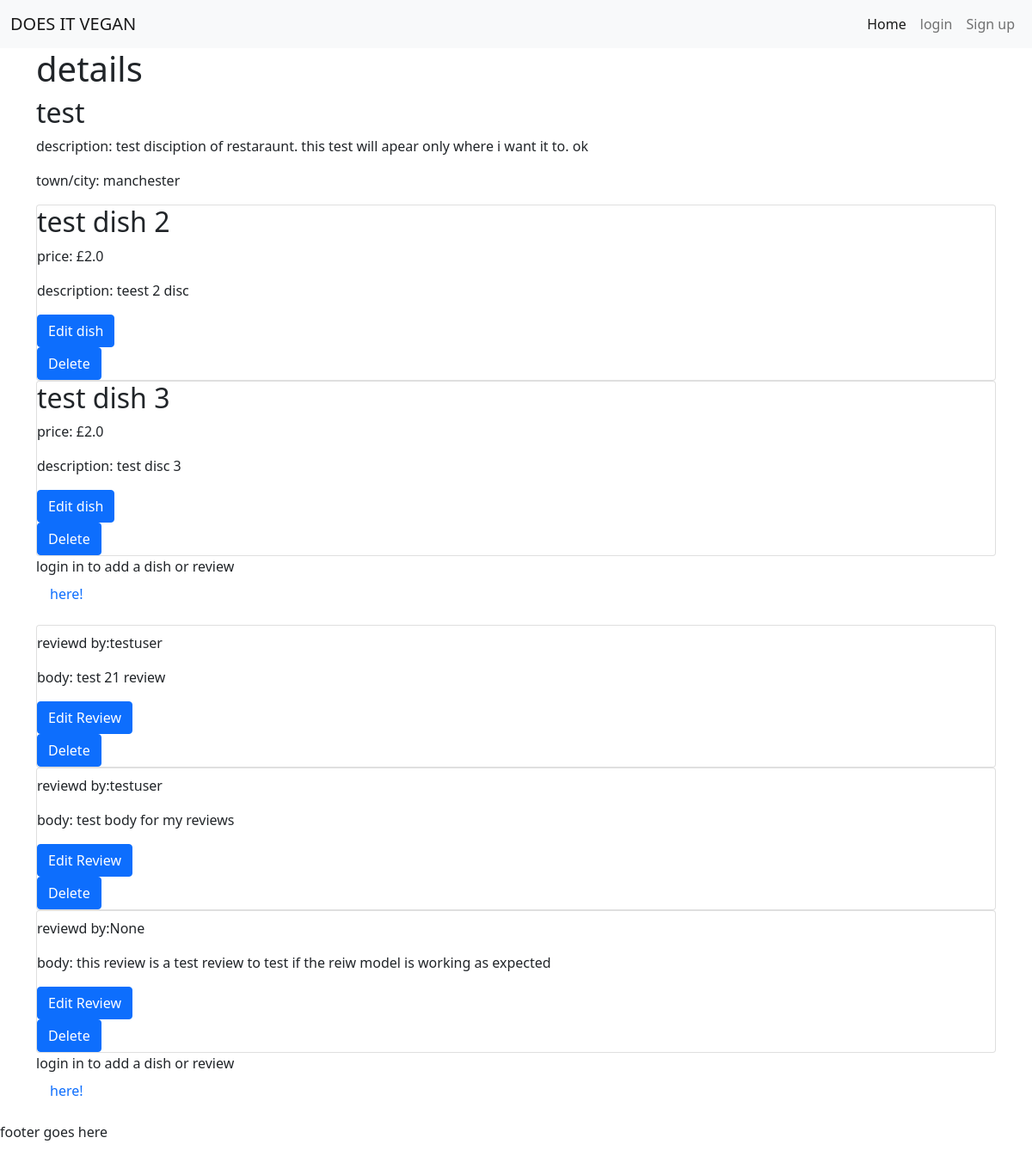
The app's page /restaurant_detail/1, older data.
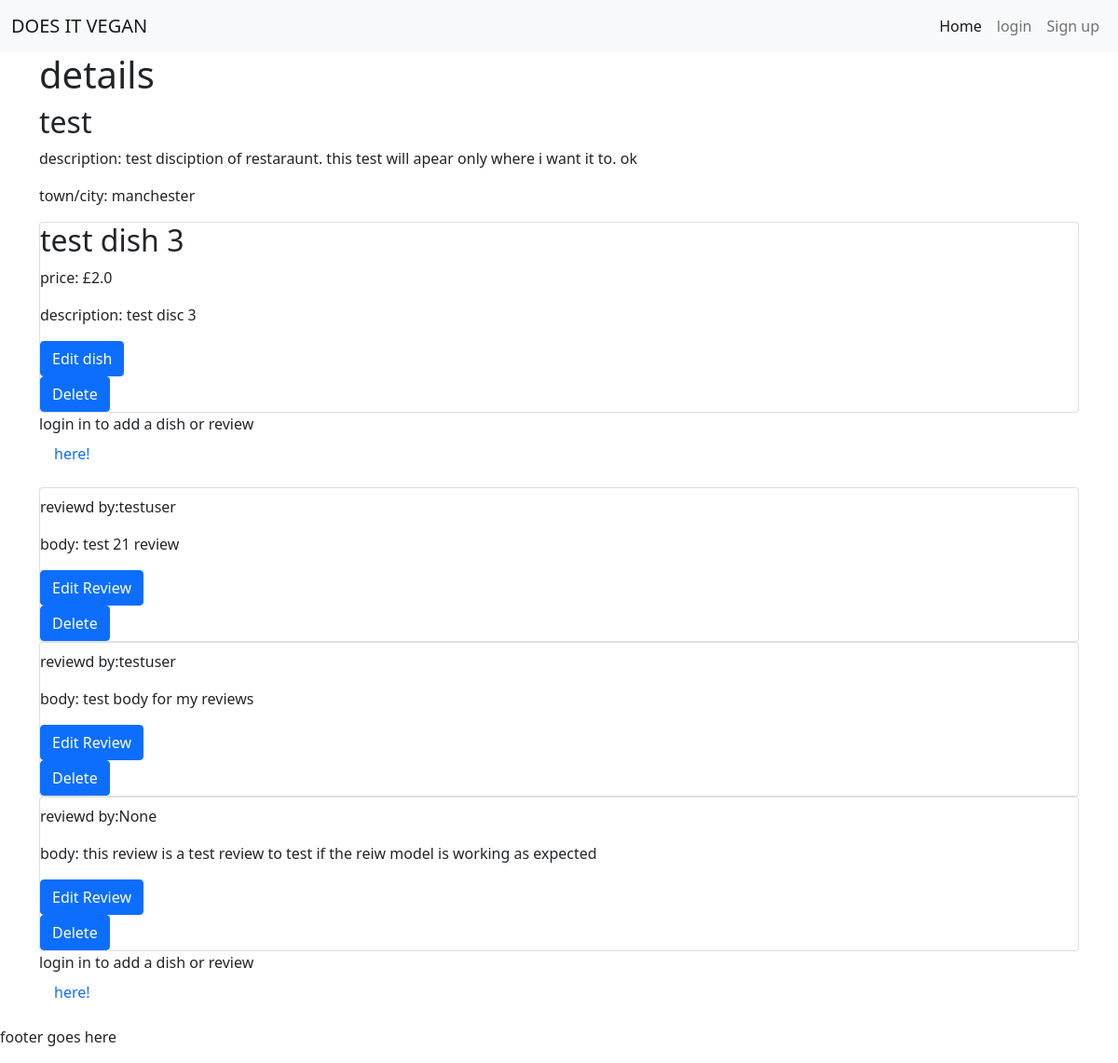
The same page, newer data.
### web_app/models.py (models this page shows, shortened)
class Restaurant(models.Model):
    name = models.CharField(max_length=100, unique=True)
    slug = models.SlugField(max_length=200, unique=True)
    added_by = models.ForeignKey(
        User, on_delete=models.CASCADE, related_name="restaurant_added")
    updated_on = models.DateField(auto_now=True)
    description = models.TextField()
    status = models.IntegerField(choices=STATUS, default=0)
    likes = models.ManyToManyField(
        User, related_name='restaurant_likes', blank=True)
    image = CloudinaryField('image', default='placeholder')
    adress = models.TextField(null=True)
    townCity = models.CharField(max_length=100, unique=False, null=True)
    class Meta:
        ordering = ['-updated_on']

class Dish(models.Model):
    class DishType(models.TextChoices):
        MAIN = 'Main'
        SIDE = 'Side'
        STARTER = 'Starter'
        DESSERT = 'Dessert'
        OTHER = 'Other'
    name = models.CharField(max_length=100, unique=True)
    image = CloudinaryField('image', default='placeholder_dish')
    price = models.FloatField()
    description = models.TextField()
    created_on = models.DateTimeField(auto_now_add=True)
    restaurant = models.ForeignKey(
        Restaurant, on_delete=models.CASCADE,
        related_name='dish', null=True
        )
    type = models.CharField(
        max_length=100, unique=False,
        choices=DishType.choices,
        default=DishType.MAIN,
        )

class Review(models.Model):
    title = models.CharField(max_length=200, unique=True)
    restaurant = models.ForeignKey(
        Restaurant, on_delete=models.CASCADE, related_name='reviews')
    created_on = models.DateTimeField(auto_now_add=True)
    body = models.TextField()
    approved = models.BooleanField(default=False)
    posted_by = models.ForeignKey(
        User, on_delete=models.CASCADE, related_name="review_added",
        null=True)
    class Meta:
        ordering = ['-created_on']

### web_app/views.py (the view)
class RestaurantDetailView(DetailView):
    model = Restaurant
    template_name = 'restaurant_detail.html'
    def get_context_data(self, **kwargs):
        context = super().get_context_data(**kwargs)
        context['dish'] = Dish.objects.all()
        context['review'] = Review.objects.all()
        return context

### templates/restaurant_detail.html (shortened to what this page needs)
{% extends "base.html" %}
{% block content %}
<div class="container">
    <div class="row">
        <h1>details</h1>
        <h2>{{restaurant.name|striptags}}</h2>
        <p>description: {{restaurant.description|striptags}}</p>
        <p>town/city: {{restaurant.townCity|striptags}}</p>
        {% for dish in dish %}
            {% if dish.restaurant.id == restaurant.id%}
                <div class="col">
                    <div class="card">
                        <h2>{{dish.name|striptags}}</h2>
                        <p>price: £{{dish.price|striptags}}</p>
                        <p>description: {{dish.description|striptags}}</p>
                        <a href="{% url 'edit_dish' dish.pk %}"><button type="button" class="btn btn-primary">Edit dish</button></a>
                        <a href="{% url 'dish_confirm_delete' dish.pk %}"><button type="button" class="btn btn-primary">Delete</button></a>
                    </div>
            {% endif %}
        {% endfor %}
        {% if user.is_authenticated %}
        <a href="{% url 'add_dish' restaurant.pk %}"><button type="button" class="btn btn-primary">Add dish</button></a>
        {% else %}
        <p>login in to add a dish or review <a class="nav-link" href="{% url 'login' %}">here!</a></p>
        {%endif%}
        {% for review in review %}
        {% if review.restaurant.id == restaurant.id%}
            <div class="col">
                <div class="card">
                    <p>reviewd by:{{review.posted_by|striptags}}</p>
                    <p>body: {{review.body|striptags}}</p>
                    <a href="{% url 'edit_review' review.pk %}"><button type="button" class="btn btn-primary">Edit Review</button></a>
                    <a href="{% url 'review_confirm_delete' review.pk %}"><button type="button" class="btn btn-primary">Delete</button></a>
                </div>
        {% endif %}
    {% endfor %}
    {% if user.is_authenticated %}
    <a href="{% url 'add_review' restaurant.pk %}"><button type="button" class="btn btn-primary">add review</button></a>
    {% else %}
    <p>login in to add a dish or review <a class="nav-link" href="{% url 'login' %}">here!</a></p>
    {%endif%}
        </div>
    </div>
{% endblock %}

### templates/base.html (shortened to what this page needs)
{% load static %}
<!DOCTYPE html>
<html lang="en">
<head>
    <link href="https://cdn.jsdelivr.net/npm/bootstrap@5.0.1/dist/css/bootstrap.min.css" rel="stylesheet"
>
    <link rel="stylesheet" href="{% static 'css/style.css' %}">
</head>
<body>
    <nav class="navbar navbar-expand-lg navbar-light bg-light">
        <div class="container-fluid">
          <a class="navbar-brand" href="{% url 'home' %}">DOES IT VEGAN</a>
          <div class="collapse navbar-collapse" id="navbarNav">
            <ul class="navbar-nav">
              <li class="nav-item">
                <a class="nav-link active" aria-current="page" href="{% url 'home' %}">Home</a>
              </li>
              {% if user.is_authenticated %}
              <li class="nav-item">
                <a class="nav-link" href="{% url 'logout' %}">log out</a>
              </li>
              {% else %}
              <li class="nav-item">
                <a class="nav-link" href="{% url 'login' %}">login</a>
              </li>
              <li class="nav-item">
                <a class="nav-link" href="{% url 'sign_up' %}">Sign up</a>
              </li>
              {% endif %}
            </ul>
          </div>
        </div>
      </nav>
    <main>
        {% block content %}
        {% endblock content %}
    </main>
    <footer><P>footer goes here</P></footer>
</body>
</html>

### static/css/style.css (style rules this page uses)
.navbar-nav { margin-left: auto; }

Row changes from the older to the newer data that the page shows:
removed Dish: name "test dish 2", price "2.0", description "teest 2 disc"
